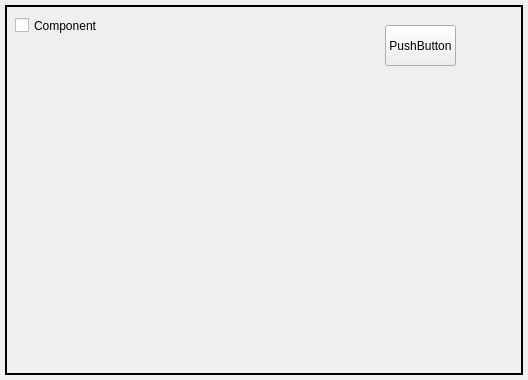
<?xml version="1.0" encoding="UTF-8"?>
<ui version="4.0">
 <class>Form</class>
 <widget class="QWidget" name="Form">
  <property name="geometry">
   <rect>
    <x>0</x>
    <y>0</y>
    <width>528</width>
    <height>380</height>
   </rect>
  </property>
  <property name="windowTitle">
   <string>Form</string>
  </property>
  <layout class="QHBoxLayout" name="horizontalLayout">
   <property name="leftMargin">
    <number>5</number>
   </property>
   <property name="topMargin">
    <number>5</number>
   </property>
   <property name="rightMargin">
    <number>5</number>
   </property>
   <property name="bottomMargin">
    <number>5</number>
   </property>
   <item>
    <widget class="QFrame" name="frame">
     <property name="frameShape">
      <enum>QFrame::WinPanel</enum>
     </property>
     <property name="frameShadow">
      <enum>QFrame::Plain</enum>
     </property>
     <widget class="QCheckBox" name="checkBox">
      <property name="geometry">
       <rect>
        <x>10</x>
        <y>0</y>
        <width>171</width>
        <height>41</height>
       </rect>
      </property>
      <property name="text">
       <string>Component</string>
      </property>
     </widget>
     <widget class="QPushButton" name="pushButton">
      <property name="geometry">
       <rect>
        <x>380</x>
        <y>20</y>
        <width>71</width>
        <height>41</height>
       </rect>
      </property>
      <property name="text">
       <string>PushButton</string>
      </property>
     </widget>
    </widget>
   </item>
  </layout>
 </widget>
 <resources/>
 <connections/>
</ui>
